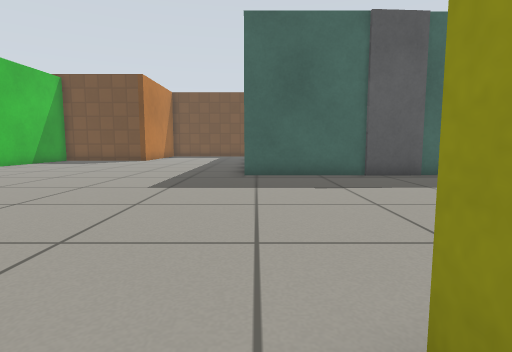
View 1 (above)

16 first-person views from a walk through a robot-simulator world made for Gazebo. The camera is 0.5 m above the floor, tilts 6° down and sees 80° across. The floor is counted in squares, 0.5 m on a side. Each view is taken from the middle of a square. On the plan, view 1 faces up. The plan holds only what a view shows up to about 12 squares ahead; the rest is blank. Gazebo's built-in surfaces are drawn with simple patterns.

View 2
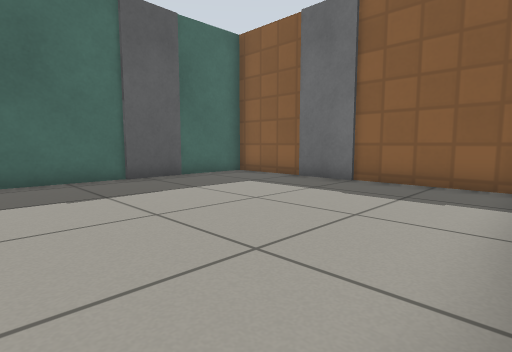

View 3
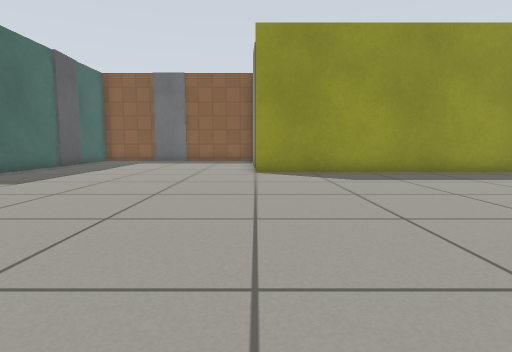

View 4
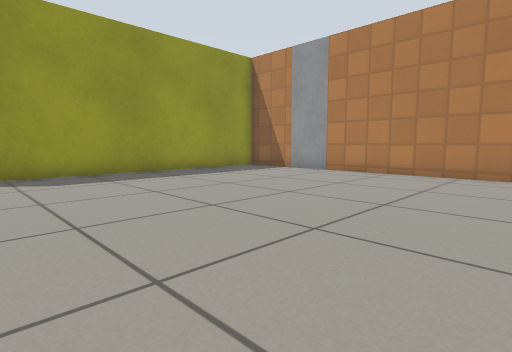

View 5
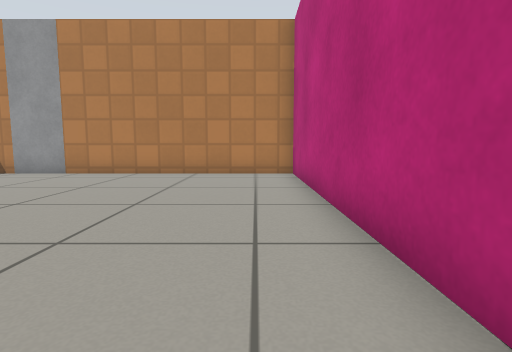

View 6
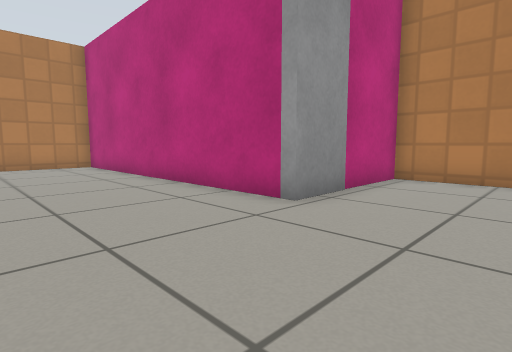

View 7
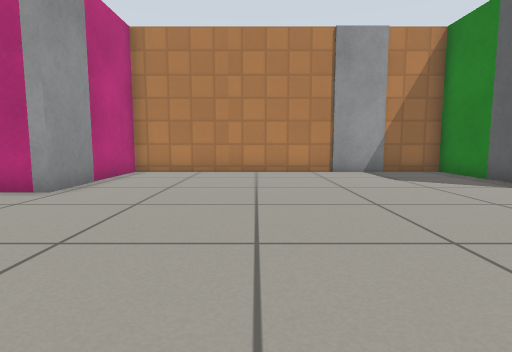

View 8
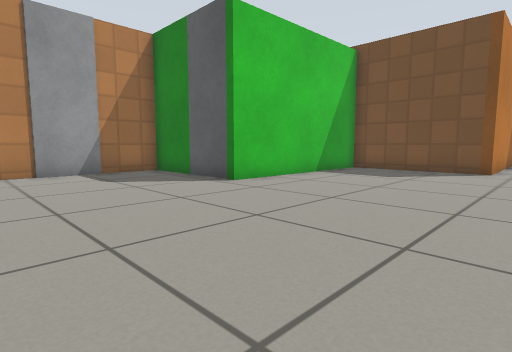

View 9
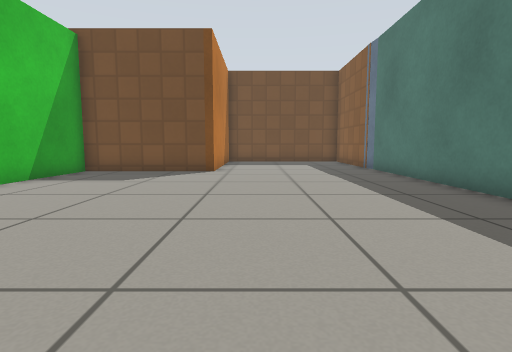

View 10
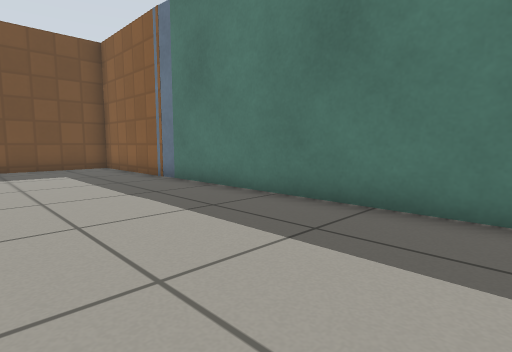

View 11
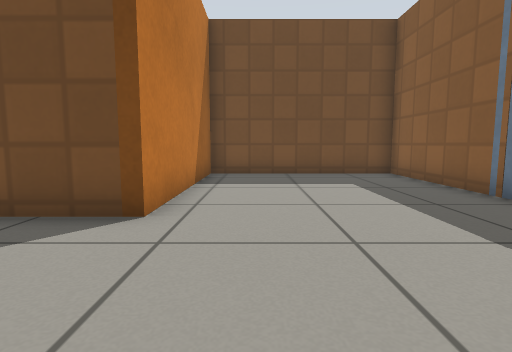

View 12
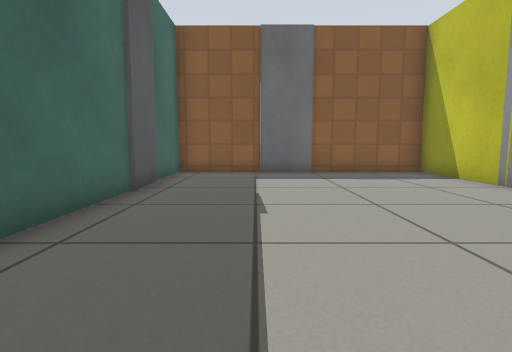

View 13
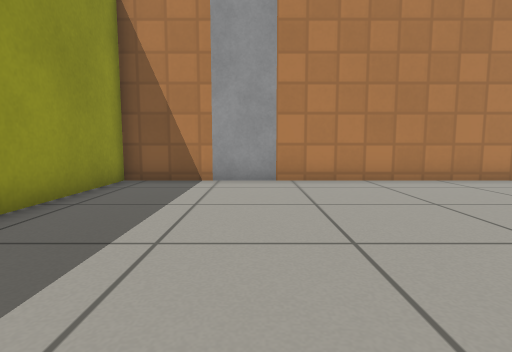

View 14
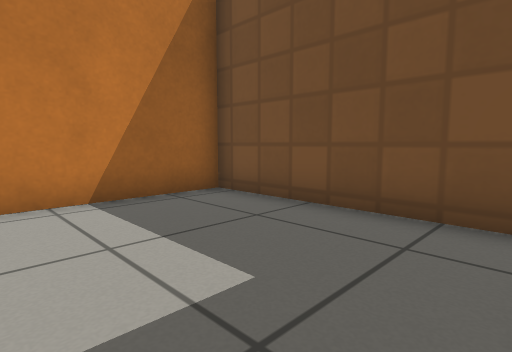

View 15
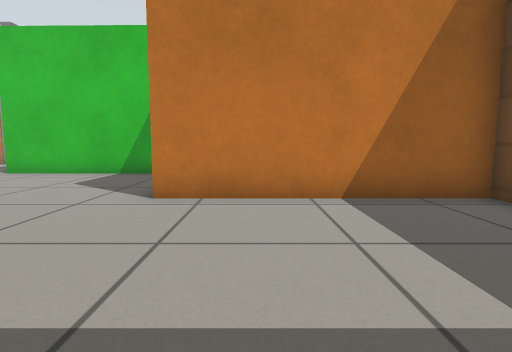

View 16
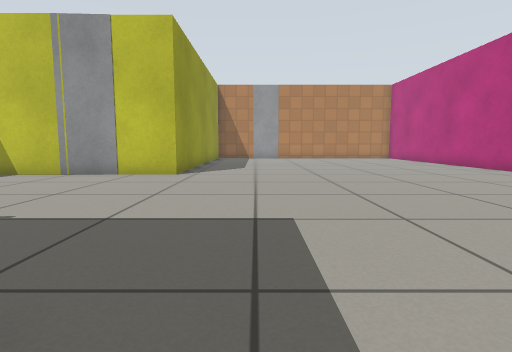

### Floor plan
Points are (right, up) in squares from view 1. A wall is a line through its corners. A room is listed if a view was taken in it or the views show most of it. See-through windows are left out.
Room 1 (views 1, 2, 3, 4, 5, 6, 7, 8, 9, 10, 11, 12, 13, 14, 15, 16)
walls: (-0.4, 11.2) (-0.4, 24.3) (-6.5, 24.3) (-6.5, 18.1) (-11.3, 18.1) (-11.3, 12.4); (-11.3, 0.5) (-11.3, -10.3) (-3.5, -10.3); (3.5, 9.7) (-0.4, 9.7); (4, 1.1) (7.9, 1.1) (7.9, 5.1); (-13.6, 11.6) (-15.9, 11.6) (-15.9, 9.5); (-15.9, 7.5) (-15.9, 0.7) (-13.4, 0.7); (7.9, 6.8) (7.9, 9.7) (5.2, 9.7); (-1.6, -10.3) (0.6, -10.3) (0.6, 1.1) (2.5, 1.1)
objects: door leaf (-16, 8) to (-16, 9); door leaf (-13, 0) to (-12, 0); door leaf (-13, 12) to (-12, 12); door leaf (-3, -11) to (-2, -11); door leaf (3, 1); door leaf (4, 10); door leaf (8, 6)

Positions as (right, up) in squares from view 1, and headings:
1: (0, 0), facing up
2: (0, 1), facing up-right
3: (-10, 1), facing right
4: (-10, 0), facing down-right
5: (-10, 0), facing down
6: (-7, 4), facing down-left
7: (-5, 5), facing left
8: (-5, 6), facing up-left
9: (-5, 7), facing up
10: (-5, 11), facing up-right
11: (-5, 14), facing up
12: (-3, 7), facing right
13: (-3, -2), facing down
14: (-1, 20), facing up-left
15: (-1, 20), facing left
16: (-2, 11), facing down
